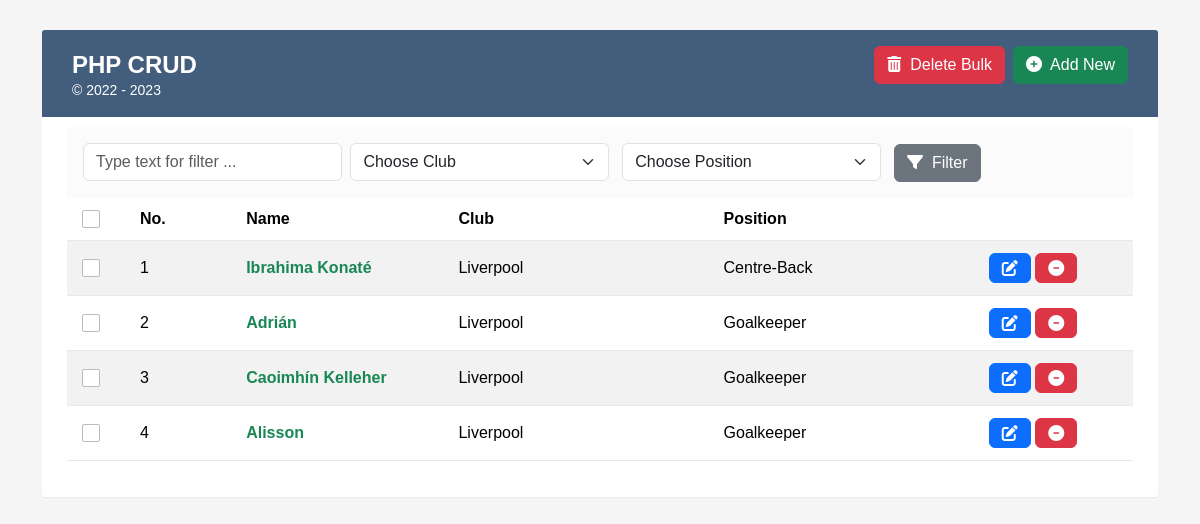
The page / on the database its author committed.
### tables this page shows
create table footballers (
	fbid int not null auto_increment,
	fbname varchar(255) not null,
	clubid int,
	postid int,
	created timestamp not null default current_timestamp,
	updated timestamp not null default current_timestamp,
	primary key (fbid)
);

create table clubs (
	clubid int not null auto_increment,
	clubname varchar(255),
	created timestamp not null default current_timestamp,
	updated timestamp not null default current_timestamp,
	primary key (clubid)
);

create table positions (
	postid int not null auto_increment,
	posname varchar(255),
	created timestamp not null default current_timestamp,
	updated timestamp not null default current_timestamp,
	primary key (postid)
);

### backend/config.php (called while the page is built)
<?php
	$title = "PHP CRUD";
	$copyRight = "&copy; 2022 - 2023";
?>

### index.php (the view, shortened to what this page needs)
<?php
	include 'backend/config.php';
	include 'backend/conn.php';
?>
<html>
	<head>
		<link rel="stylesheet" href="./lib/fontawesome/css/all.min.css">
		<link rel="stylesheet" href="./lib/bootstrap/css/bootstrap.min.css">
		<link rel="stylesheet" href="./custom/style.css">
	</head>
	<body>
		<div class="container">
			<div class="table-wrapper">
				<div class="table-title">
					<div class="row">
						<div class="col-sm-6">
							<h2><b><?php echo $title; ?></b></h2>
							<small><?php echo $copyRight; ?></small>
						</div>
						<div class="col-sm-6">
							<button type="button" class="btn btn-success float-end" data-bs-toggle="modal" data-bs-target="#addModal">
								<i class="fa-solid fa-circle-plus"></i>&nbsp;
								Add New
							</button>
							<button type="button" class="btn btn-danger float-end me-2" role="button" id="delete_multiple">
								<i class="fa-solid fa-trash-can"></i>&nbsp;
								Delete Bulk
							</button>
						</div>
					</div>
				</div>
				<div class="table-search">
					<input type="text" name="search_txt" class="form-control w-25 d-inline" placeholder="Type text for filter ...">&nbsp;
					<select class="form-select d-inline w-25">
						<option selected>Choose Club</option>
					</select>
					<select class="form-select d-inline w-25">
						<option selected>Choose Position</option>
					</select>
					<button type="button" class="btn btn-secondary">
						<i class="fa-solid fa-filter"></i>&nbsp;
						Filter
					</button>
				</div>
				<div>
					<table class="table table-striped table-hover">
						<thead>
							<tr>
								<th style="width: 5%;">
									<span class="custom-checkbox">
									<label for="selectAll"></label>
									</span>
								</th>
								<th style="width: 10%;">No.</th>
								<th style="width: 20%;">Name</th>
								<th style="width: 25%;">Club</th>
								<th style="width: 25%;">Position</th>
								<th style="width: 15%;"></th>
							</tr>
						</thead>
						<tbody>
							<?php
								$sql = "select fb.fbid, fb.fbname, clb.clubid, clb.clubname, pos.postid, pos.posname "
										. " from footballers fb "
										. " left join positions pos on fb.postid = pos.postid "
										. " left join clubs clb on fb.clubid = clb.clubid "
										. " order by fb.fbid desc";
								$result = mysqli_query($conn, $sql);
								$i = 1;
								while($row = mysqli_fetch_array($result, MYSQLI_ASSOC)) {
							?>
								<tr id="<?php echo $row["fbid"]; ?>">
									<td>
										<span class="custom-checkbox">
										<label for="checkbox2"></label>
										</span>
									</td>
									<td><?php echo $i; ?></td>
									<td><b class="text-success"><?php echo $row["fbname"]; ?></b></td>
									<td><?php echo $row["clubname"]; ?></td>
									<td><?php echo $row["posname"]; ?></td>
									<td>
										<button type="button" class="btn btn-primary update" data-bs-toggle="modal" data-bs-target="#editModal">
										<i class="fa-solid fa-pen-to-square"
											data-fbid="<?php echo $row["fbid"]; ?>"
											data-fbname="<?php echo $row["fbname"]; ?>"
											data-clubid="<?php echo $row["clubid"]; ?>"
											data-postid="<?php echo $row["postid"]; ?>"
										></i>
										</button>
										<button type="button" class="btn btn-danger delete" data-fbid="<?php echo $row["fbid"]; ?>" data-bs-toggle="modal" data-bs-target="#deleteScreenModal">
										<i class="fa-solid fa-circle-minus"></i>
										</button>
									</td>
								</tr>
							<?php
								$i++; }
							?>
						</tbody>
					</table>
				</div>
			</div>
		</div>
	</body>
</html>

### custom/style.css (style rules this page uses)
body { color: #566787; background: #f5f5f5; font-family: Helvetica, sans-serif; }
.table-wrapper { background: #fff; padding: 20px 25px; margin: 30px 0; border-radius: 3px; box-shadow: 0 1px 1px rgba(0,0,0,.05); }
.table-title { padding-bottom: 15px; background: #435d7d; color: #fff; padding: 16px 30px; margin: -20px -25px 10px; border-radius: 3px 3px 0 0; }
.table-title h2 { margin: 5px 0 0; font-size: 24px; }
.table-search { background: #fbfbfb; padding: 16px; }
table.table tr th, table.table tr td { border-color: #e9e9e9; padding: 12px 15px; vertical-align: middle; }
table.table tr th:first-child { width: 60px; }
table.table tr th:last-child { width: 100px; }
table.table-striped tbody tr:nth-of-type(odd) { background-color: #fcfcfc; }
.custom-checkbox { position: relative; }
.custom-checkbox label:before { width: 18px; height: 18px; }
.custom-checkbox label:before { content: ''; margin-right: 10px; display: inline-block; vertical-align: text-top; background: white; border: 1px solid #bbb; border-radius: 2px; box-sizing: border-box; z-index: 2; }

### rows shown on the page
footballers: fbname "Ibrahima Konaté", clubid.clubname "Liverpool", postid.posname "Centre-Back"
footballers: fbname "Adrián", clubid.clubname "Liverpool", postid.posname "Goalkeeper"
footballers: fbname "Caoimhín Kelleher", clubid.clubname "Liverpool", postid.posname "Goalkeeper"
footballers: fbname "Alisson", clubid.clubname "Liverpool", postid.posname "Goalkeeper"

### other values the page prints
$title "PHP CRUD"
$copyRight "© 2022 - 2023"
